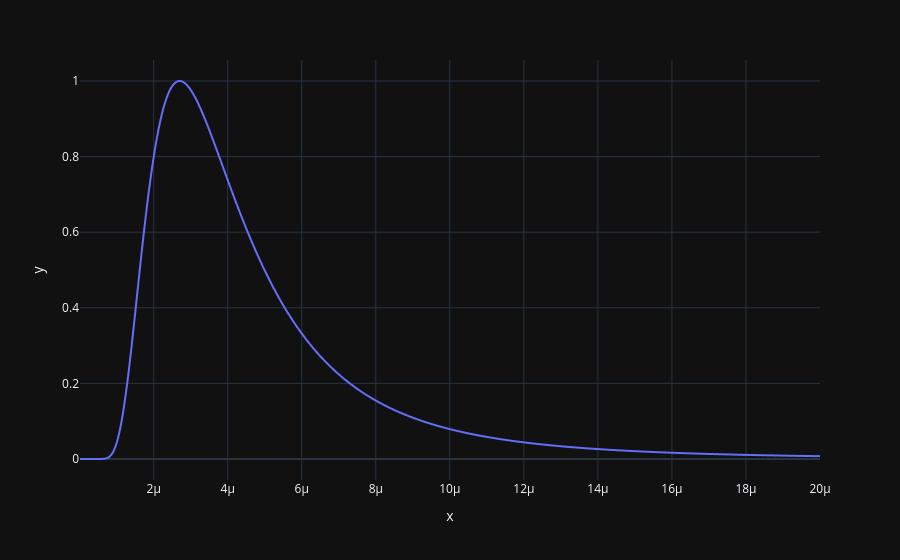

Notebook code cell kept with this figure:
### Markdown cell above
## Step 4 Visualization of the reconstructed spectrum (optional)

Using ```plotly``` to visualize the reconstructed spectrum. The x-axis is the wavelength, and the y-axis is the spectrum intensity. The wavelength range is set from 10 nm to 20000 nm, and the spectrum intensity is calculated using the ```spectrum``` method of the ```SpectrumReconstructionBasic``` class.

### Code cell
import plotly.express as px

wavelength = np.array(range(10, 20001, 10)) * 1e-9
spectrum = sr.spectrum(wavelength, True)

fig = px.line(x=wavelength, y=spectrum)
fig.show()

### Figure 1 — Plotly figure (JSON) as saved in the notebook; plotly's stock layout.template omitted (floating-point values rounded to 4 significant figures; data arrays with more than 128 entries replaced by an {"elided": "..."} marker saying what was removed)
{"data": [{"hovertemplate": "x=%{x}<br>y=%{y}<extra></extra>", "legendgroup": "", "line": {"color": "#636efa", "dash": "solid"}, "marker": {"symbol": "circle"}, "mode": "lines", "name": "", "showlegend": false, "x": {"elided": "2000 float values"}, "xaxis": "x", "y": {"elided": "2000 float values"}, "yaxis": "y", "type": "scattergl"}], "layout": {"xaxis": {"anchor": "y", "domain": [0.0, 1.0], "title": {"text": "x"}}, "yaxis": {"anchor": "x", "domain": [0.0, 1.0], "title": {"text": "y"}}, "legend": {"tracegroupgap": 0}, "margin": {"t": 60}}}
